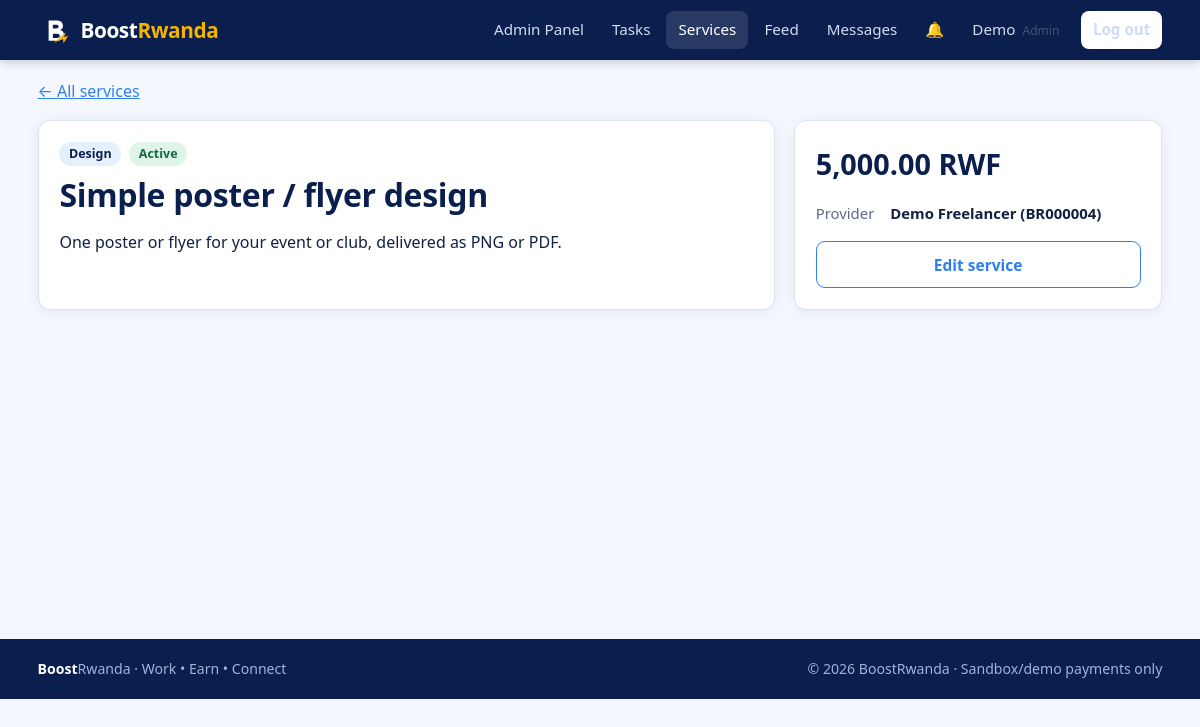
/services/details.php?id=2 (signed in), run on the app's committed database.
### tables this page shows
CREATE TABLE users (
  id            INT UNSIGNED AUTO_INCREMENT PRIMARY KEY,
  member_id     VARCHAR(12)  NULL UNIQUE,                  
  full_name     VARCHAR(100) NOT NULL,
  student_id    VARCHAR(30)  NULL,                          
  email         VARCHAR(150) NOT NULL UNIQUE,
  phone         VARCHAR(20)  NOT NULL,
  password_hash VARCHAR(255) NOT NULL,                      
  role          ENUM('member','freelancer','advertiser','admin','school') NOT NULL DEFAULT 'member',
  status        ENUM('active','suspended') NOT NULL DEFAULT 'active',
  created_at    TIMESTAMP NOT NULL DEFAULT CURRENT_TIMESTAMP,
  last_login    DATETIME NULL,
  INDEX idx_users_role (role),
  INDEX idx_users_status (status),
  INDEX idx_users_student (student_id)
);

CREATE TABLE services (
  id          INT UNSIGNED AUTO_INCREMENT PRIMARY KEY,
  provider_id INT UNSIGNED NOT NULL,
  category_id INT UNSIGNED NOT NULL,
  title       VARCHAR(150) NOT NULL,
  description TEXT NOT NULL,
  price       DECIMAL(12,2) NOT NULL,
  status      ENUM('active','inactive') NOT NULL DEFAULT 'active',
  created_at  TIMESTAMP NOT NULL DEFAULT CURRENT_TIMESTAMP,
  FOREIGN KEY (provider_id) REFERENCES users(id),
  FOREIGN KEY (category_id) REFERENCES categories(id),
  INDEX idx_services_status (status),
  FULLTEXT KEY ft_services (title, description)
);

CREATE TABLE categories (
  id   INT UNSIGNED AUTO_INCREMENT PRIMARY KEY,
  name VARCHAR(60) NOT NULL,
  type ENUM('task','service') NOT NULL,
  UNIQUE KEY uq_category (name, type)
);

### config/database.php (called while the page is built, shortened)
<?php
function db(): PDO
{
    static $pdo = null;
    if ($pdo === null) {
        $c = app_config()['db'];
        $dsn = "mysql:host={$c['host']};dbname={$c['name']};charset={$c['charset']}";
        try {
            $pdo = new PDO($dsn, $c['user'], $c['pass'], [
                PDO::ATTR_ERRMODE            => PDO::ERRMODE_EXCEPTION,
                PDO::ATTR_DEFAULT_FETCH_MODE => PDO::FETCH_ASSOC,
                PDO::ATTR_EMULATE_PREPARES   => false,
            ]);
        } catch (PDOException $e) {
            error_log('DB connection failed: ' . $e->getMessage());
            http_response_code(500);
            exit('Database connection failed. Check config/config.php and that MySQL is running.');
        }
    }
    return $pdo;
}
function q(string $sql, array $params = []): PDOStatement
{
    $st = db()->prepare($sql);
    $st->execute($params);
    return $st;
}
function fetch_one(string $sql, array $params = []): ?array { $r = q($sql, $params)->fetch(); return $r ?: null; }

### includes/auth.php (called while the page is built, shortened)
<?php
function current_user(): ?array
{
    static $user = false;
    if ($user === false) {
        $user = null;
        if (!empty($_SESSION['user_id'])) {
            $u = fetch_one('SELECT id, member_id, full_name, email, phone, role, status FROM users WHERE id=?', [$_SESSION['user_id']]);
            if ($u && $u['status'] === 'active') { $user = $u; } else { unset($_SESSION['user_id']); }
        }
    }
    return $user;
}
function role_home(string $role): string
{
    return ['admin' => 'admin/dashboard.php', 'school' => 'school/dashboard.php',
            'advertiser' => 'advertiser/dashboard.php'][$role] ?? 'user/dashboard.php';
}
function require_login(): array
{
    $u = current_user();
    return $u;
}
function require_role(array $roles): array
{
    $u = require_login();
    return $u;
}

### config/config.php (called while the page is built)
<?php
return [
    'app_name'  => 'BoostRwanda',
    'base_url'  => '/BoostRwanda',
    'currency'  => 'RWF',
    'debug'     => false,
    'db' => [
        'host'    => '127.0.0.1',
        'name'    => 'boostrwanda_db',
        'user'    => 'root',
        'pass'    => '',
        'charset' => 'utf8mb4',
    ],
    'upload_max_bytes' => 2 * 1024 * 1024,
    'upload_allowed'   => [
        'jpg' => 'image/jpeg', 'jpeg' => 'image/jpeg',
        'png' => 'image/png',  'pdf'  => 'application/pdf',
    ],
    'max_login_attempts' => 5,
    'lockout_minutes'    => 15,
    'session_idle_secs'  => 7200,
    'payment' => [
        'mode'           => 'sandbox',
        'webhook_secret' => 'change-me-sandbox-secret',
    ],
];

### includes/bootstrap.php (called while the page is built, shortened)
<?php
function app_config(): array
{
    static $cfg = null;
    if ($cfg === null) { $cfg = require ROOT_PATH . '/config/config.php'; }
    return $cfg;
}
require_once ROOT_PATH . '/config/database.php';
require_once ROOT_PATH . '/includes/functions.php';
require_once ROOT_PATH . '/includes/auth.php';

### services/details.php (the view, shortened to what this page needs)
<?php
require_once __DIR__ . '/../includes/bootstrap.php';
$user = require_role(['member', 'freelancer', 'advertiser', 'admin']);
$uid = (int)$user['id'];
$id = (int)($_GET['id'] ?? 0);
$s = fetch_one('SELECT s.*, c.name AS category, u.full_name AS provider, u.member_id FROM services s
                JOIN categories c ON c.id=s.category_id JOIN users u ON u.id=s.provider_id WHERE s.id=?', [$id]);
$isOwner = (int)$s['provider_id'] === $uid;
include __DIR__ . '/../includes/header.php';
?>
<div class="container">
  <p style="margin-top:1.2rem"><a href="<?= e(url('services/index.php')) ?>">&larr; All services</a></p>
  <div class="detail-grid">
    <div class="card"><div class="meta" style="margin-bottom:.6rem"><span class="badge"><?= e($s['category']) ?></span><?= status_badge($s['status']) ?></div>
      <h1><?= e($s['title']) ?></h1><p class="pre"><?= e($s['description']) ?></p></div>
    <aside><div class="card">
      <div class="price" style="font-size:1.8rem"><?= e(money($s['price'])) ?></div>
      <dl class="kv" style="margin:1rem 0"><dt>Provider</dt><dd><?= e($s['provider']) ?> (<?= e($s['member_id']) ?>)</dd></dl>
      <?php if ($isOwner || $user['role'] === 'admin'): ?>
        <a class="btn btn-outline btn-block" href="<?= e(url('services/create.php?id=' . $id)) ?>">Edit service</a>
      <?php endif; ?>
    </div></aside>
  </div>
</div>
<?php include __DIR__ . '/../includes/footer.php'; ?>

### includes/navbar.php (shortened to what this page needs)
<?php
$__links = [];
if ($__u) {
    switch ($__u['role']) {
        case 'admin':
            $__links = ['admin/dashboard.php' => 'Admin Panel', 'tasks/index.php' => 'Tasks', 'services/index.php' => 'Services',
                        'social/index.php' => 'Feed', 'messages/index.php' => 'Messages'];
            break;
    }
}
$__here = ltrim(str_replace(rtrim(app_config()['base_url'], '/'), '', parse_url($_SERVER['REQUEST_URI'], PHP_URL_PATH)), '/');
$__active = array_key_exists($__here, $__links) ? $__here : null;
if (!$__active) { foreach (array_keys($__links) as $__p) { if (strpos($__here, dirname($__p) . '/') === 0) { $__active = $__p; break; } } }
?>
<header class="topbar">
  <div class="container topbar-inner">
    <a class="brand" href="<?= e(url($__u ? role_home($__u['role']) : '')) ?>">
      <img src="<?= e(url('assets/images/logo.svg')) ?>" alt="" width="34" height="34">
      <span>Boost<b>Rwanda</b></span>
    </a>
    <nav id="nav" class="nav">
      <?php foreach ($__links as $path => $label): ?>
        <a class="<?= $path === $__active ? 'active' : '' ?>" href="<?= e(url($path)) ?>"><?= e($label) ?></a>
      <?php endforeach; ?>
      <?php if ($__u): ?>
        <a class="bell" href="<?= e(url('user/notifications.php')) ?>" title="Notifications">&#128276;<span id="notif-count" class="count" <?= ($n = unread_notifications((int)$__u['id'])) ? '' : 'hidden' ?>><?= (int)$n ?></span></a>
        <a href="<?= e(url('user/profile.php')) ?>" class="nav-user"><?= e(explode(' ', $__u['full_name'])[0]) ?> <small><?= e($__u['role']) ?></small></a>
        <a class="btn btn-light btn-sm" href="<?= e(url('auth/logout.php')) ?>">Log out</a>
      <?php else: ?>
        <a href="<?= e(url('auth/login.php')) ?>">Log in</a>
        <a class="btn btn-gold btn-sm" href="<?= e(url('auth/register.php')) ?>">Join free</a>
      <?php endif; ?>
    </nav>
  </div>
</header>

### includes/functions.php (shortened to what this page needs)
<?php
function e($v): string { return htmlspecialchars((string)$v, ENT_QUOTES | ENT_SUBSTITUTE, 'UTF-8'); }
function url(string $path = ''): string { return rtrim(app_config()['base_url'], '/') . '/' . ltrim($path, '/'); }
function money($n): string { return number_format((float)$n, 2) . ' ' . app_config()['currency']; }
function status_badge(string $s): string { return '<span class="badge badge-' . e($s) . '">' . e(ucfirst(str_replace('_', ' ', $s))) . '</span>'; }

### assets/css/style.css (style rules this page uses)
:root { --navy:#0a1f4d; --navy-2:#13306e; --blue:#2f80ed; --sky:#e6f0fc; --sky-2:#cfe2fa; --gold:#f5b301; --ink:#122042; --muted:#5b6a8a; --line:#d9e3f3; --bg:#f4f8fe; --white:#fff; --ok:#1a9d5c; --warn:#d98a00; --bad:#d6393b; --radius:12px; --shadow:0 2px 14px rgba(10,31,77,.08); font-family:"Segoe UI",system-ui,-apple-system,Roboto,Arial,sans-serif; }
* { box-sizing:border-box }
html { scroll-behavior:smooth }
body { margin:0;background:var(--bg);color:var(--ink);line-height:1.55;font-size:16px }
h1,h2,h3 { line-height:1.2;color:var(--navy);margin:0 0 .5em;letter-spacing:-.01em }
h1 { font-size:2rem }
a { color:var(--blue) }
img { max-width:100% }
p { margin:0 0 1em }
small,.muted { color:var(--muted) }
.container { width:100%;max-width:1160px;margin:0 auto;padding:0 1.1rem }
.topbar { background:var(--navy);color:#fff;position:sticky;top:0;z-index:50;box-shadow:0 2px 10px rgba(0,0,0,.2) }
.topbar-inner { display:flex;align-items:center;justify-content:space-between;gap:1rem;min-height:60px }
.brand { display:flex;align-items:center;gap:.55rem;color:#fff;text-decoration:none;font-size:1.3rem;font-weight:700;letter-spacing:-.02em }
.brand b { color:var(--gold) }
.nav { display:flex;align-items:center;gap:.25rem;flex-wrap:wrap }
.nav>a { color:#cfdcf5;text-decoration:none;padding:.45rem .75rem;border-radius:8px;font-size:.95rem }
.nav>a:hover,.nav>a.active { background:rgba(255,255,255,.12);color:#fff }
.nav .btn { margin-left:.35rem }
.nav-user small { opacity:.7;font-size:.75rem;margin-left:.2rem;text-transform:capitalize }
.bell { position:relative }
.btn { display:inline-block;border:0;border-radius:9px;padding:.65rem 1.2rem;font-size:.97rem;font-weight:600;cursor:pointer;text-decoration:none;font-family:inherit;transition:transform .08s,filter .15s }
.btn-light { background:#fff;color:var(--navy) }
.btn-outline { background:transparent;border:1.5px solid var(--blue);color:var(--blue) }
.btn-sm { padding:.35rem .8rem;font-size:.85rem }
.btn-block { display:block;width:100%;text-align:center }
.card { background:#fff;border:1px solid var(--line);border-radius:var(--radius);padding:1.3rem;box-shadow:var(--shadow);margin-bottom:1.2rem }
.badge { display:inline-block;padding:.15rem .6rem;border-radius:20px;font-size:.78rem;font-weight:600;background:var(--sky);color:var(--navy);white-space:nowrap }
.badge-open,.badge-active,.badge-approved,.badge-completed,.badge-confirmed,.badge-visible,.badge-resolved { background:#dff5e8;color:#136b3f }
.price { font-weight:800;color:var(--navy);font-size:1.1rem }
.meta { display:flex;gap:.5rem;flex-wrap:wrap;font-size:.82rem;color:var(--muted) }
.pre { white-space:pre-wrap;word-wrap:break-word }

### assets/css/dashboard.css (style rules this page uses)
.detail-grid { display:grid;grid-template-columns:2fr 1fr;gap:1.2rem }
.kv { display:grid;grid-template-columns:auto 1fr;gap:.4rem 1rem;font-size:.93rem }
.kv dt { color:var(--muted) }
.kv dd { margin:0;font-weight:600 }

### data on the page
users: full_name "Demo", role "Admin"
services: category.name "Design", status "Active", title "Simple poster / flyer design", description "One poster or flyer for your event or club, delivered as PNG or PDF.", price "5,000.00 RWF", provider.full_name "Demo Freelancer", provider.member_id "BR000004"

### other printed values
$label "Admin Panel"
$label "Tasks"
$label "Services"
$label "Feed"
$label "Messages"
